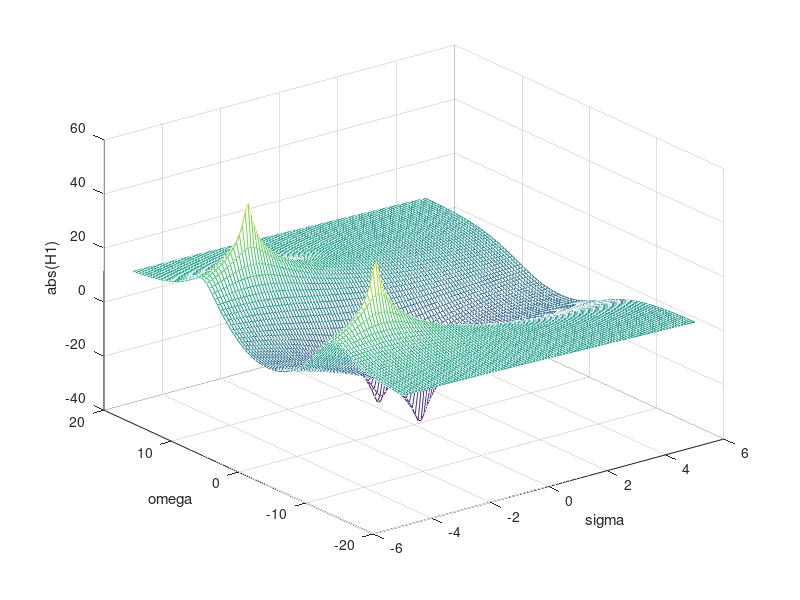

This figure's MATLAB source:
a=[1 7 104];
b=[2 2 17];

sigma=linspace(-5,5,100);
omega=linspace(-20,20,100);

[sigmagrid,omegagrid] = meshgrid(sigma,omega);

sgrid = sigmagrid+j*omegagrid;

H1 = polyval(b,sgrid)./polyval(a,sgrid);

mesh(sigma,omega,20*log10(abs(H1)));
xlabel('sigma');
ylabel('omega');
zlabel('abs(H1)');